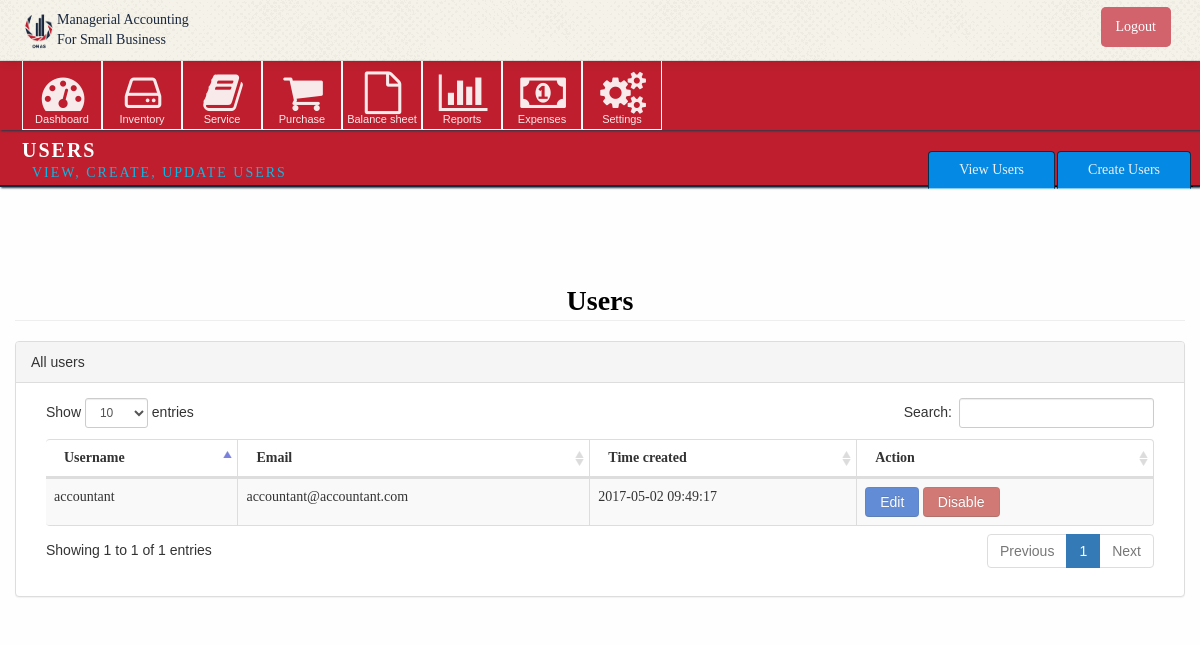
Screenshot of /index.php/admin/view_accountants with the database file from the repository.
### tables this page shows
CREATE TABLE `accountant` (
  `username` varchar(45) NOT NULL,
  `email` varchar(255) DEFAULT NULL,
  `password` varchar(255) NOT NULL,
  `create_time` datetime DEFAULT CURRENT_TIMESTAMP,
  `UserID` int(11) NOT NULL
);

### application/controllers/Admin.php (called while the page is built, shortened)
<?php
class Admin extends CI_Controller
{
	function __construct()
	{
    $this->load->model('Admin_model');
		$this->load->model('Accountant_model');
  }
	function view_accountants()
	{
		$data['accountants'] = $this->Admin_model->get_accountants();
		$this->load->view('Admin/header');
		$this->load->view('Admin/Accountants/sub_menu');
		$this->load->view('Admin/Accountants/view_accountants',$data);
	}
}

### index.php (called while the page is built, shortened)
<?php
require_once BASEPATH.'core/CodeIgniter.php';

### application/models/Admin_model.php (called while the page is built, shortened)
<?php
class Admin_model extends CI_Model
{
	function get_accountants()
	{
		$this->db->select('username,email,create_time,UserID');
		$this->db->from('accountant');
		$query = $this->db->get();
		return $query->result();
	}
}

### application/views/Admin/Accountants/view_accountants.php (the view, shortened to what this page needs)
<section class="sec-content">
    <div class="row">
        <div class="col-lg-12">
            <h1 class="page-header">Users</h1>
        </div>
    </div>
<div class="row">
    <div class="col-lg-12">
        <div class="panel panel-default">
            <div class="panel-heading">
                All users
            </div>
            <div class="panel-body">
                <table width="100%" class="table table-striped table-bordered table-hover" id="dataTables-example">
                    <thead>
                        <tr>
                            <th>Username</th>
                            <th>Email</th>
                            <th>Time created</th>
                            <th>Action</th>
                        </tr>
                    </thead>
                    <tbody>
                      <?php foreach($accountants as $a): ?>
                        <tr>
                            <td><?=$a->username?></td>
                            <td><?=$a->email?></td>
                            <td><?=$a->create_time?></td>
                            <td>
                              <a href="<?=base_url().'Admin/edit_one_accountant/'.$a->UserID?>"><button type="button" class="btn btn-primary" disabled>Edit</button></a>
                              <button type="button" class="btn btn-danger DeleteAccountant" data-id="<?=$a->UserID?>" disabled>Disable</button>
                            </td>
                        </tr>
                      <?php endforeach;?>
                    </tbody>
                </table>
            </div>
        </div>
    </div>
  </div>
</section>
</div>
</body>
</html>

### assets/css/style.css (style rules this page uses)
html { position: relative; min-height: 100%; overflow-x: hidden; }
.sec-content { padding-top: 5em; }
.sec-content h1 { font-family: Montserrat-light; color: #645b5c; text-align: center; font-size: 2.3em; line-height: 1em; }
.sec-content div.row { margin: 0 ; padding: 0; }
.sec-content h1.page-header { font-family: Montserrat-extralight; text-transform: capitalize; color: #000; font-size: 2em; }
table { font-family: Montserrat-light; }

### rows the page displays
accountant: username "accountant", email "accountant@accountant.com", create_time "2017-05-02 09:49:17"
